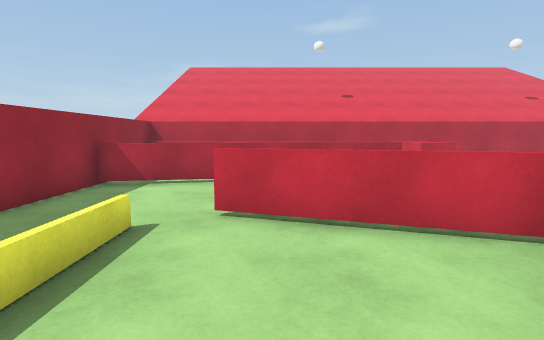
view 1 (above)

16 first-person views from a walk through a 3-D level made in the Unity game engine. The camera is 1.3 m above the floor, tilts 6° down and sees 80° across. The floor is counted in squares, 1 m on a side. Each view is taken from the middle of a square. On the plan, view 1 faces up. The plan holds only what a view shows up to about 14 squares ahead; the rest is blank. The place goes on beyond the plan. The player is left out. Surface patterns are stand-ins for the level's own textures.

view 2
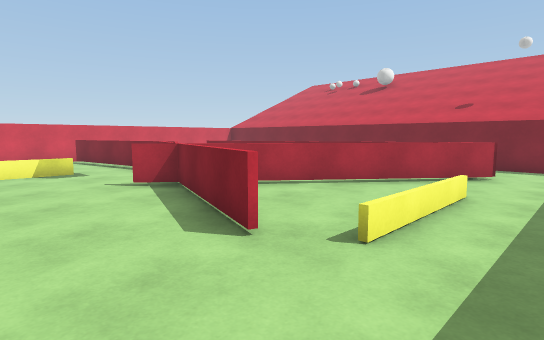

view 3
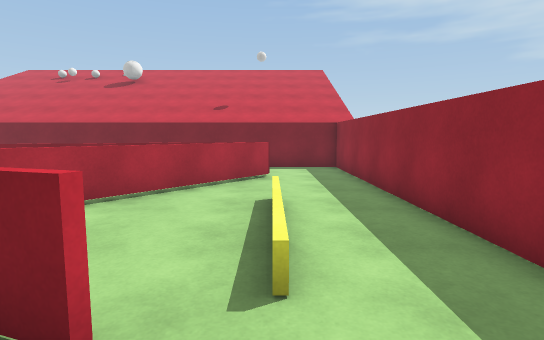

view 4
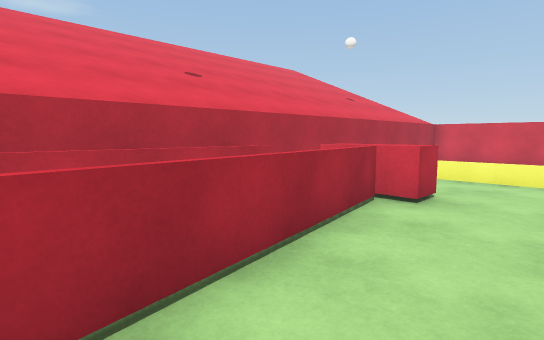

view 5
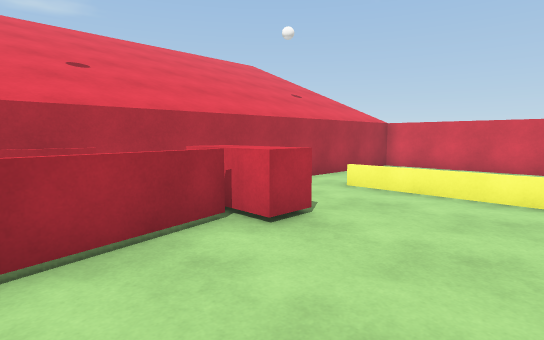

view 6
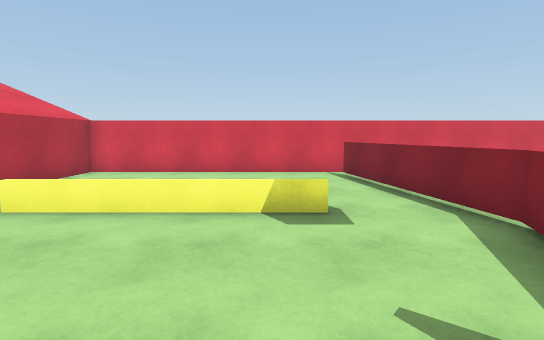

view 7
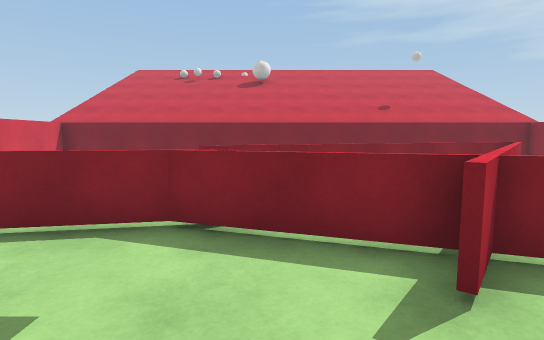

view 8
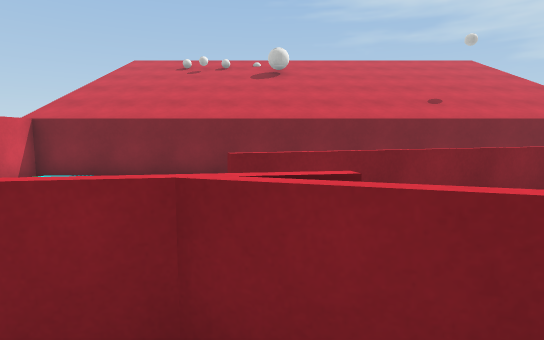

view 9
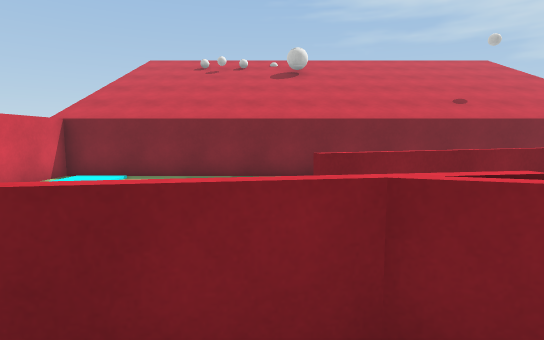

view 10
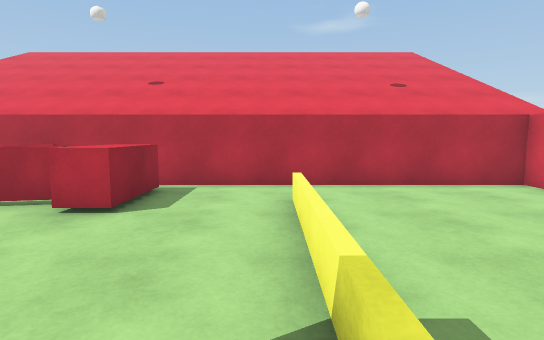

view 11
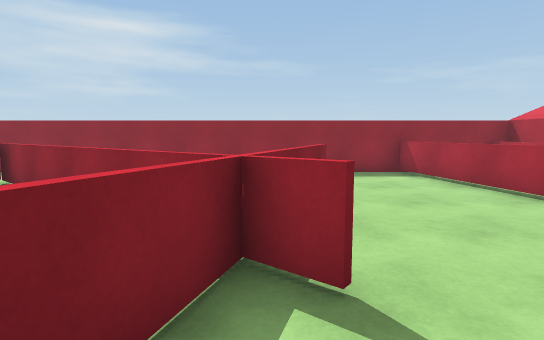

view 12
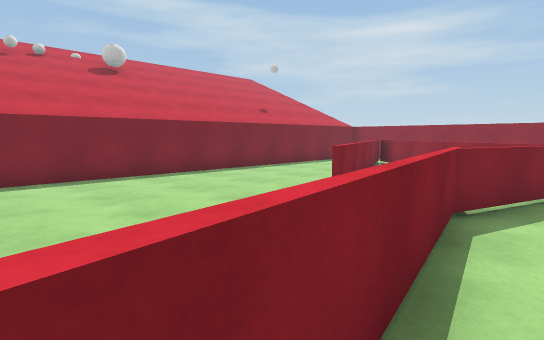

view 13
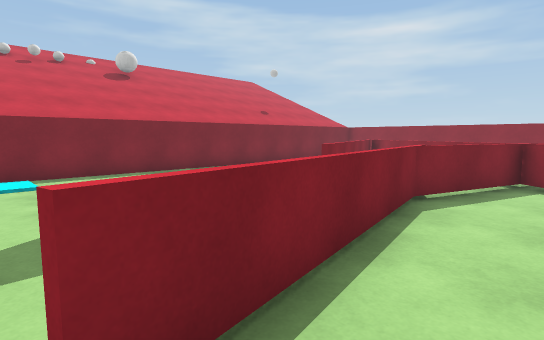

view 14
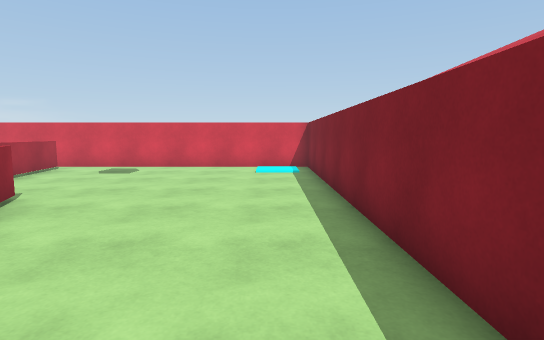

view 15
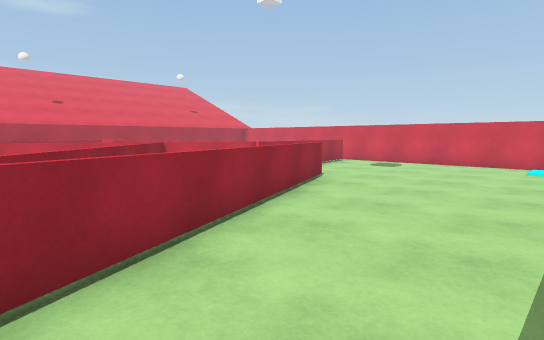

view 16
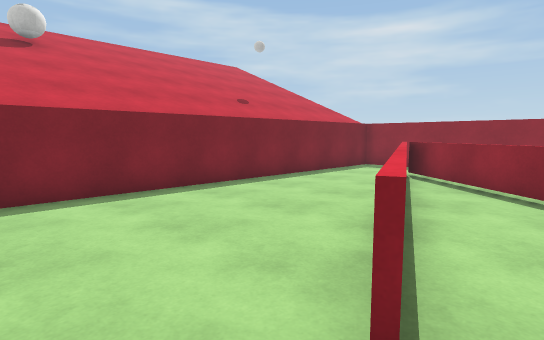

### Floor plan
Ten units are one square. View 1 is at (0, 0); x grows to the right and y downward. Boxes are objects, and circles mark ways between rooms. Rooms are numbered by the first view taken in them; rooms with no view inside come last. Other rooms are left out.
<svg viewBox="-52 -130 204 200">
<path fill="none" stroke="#000" d="M36 -36 -10 -52M39 -37 75 -25 87 -27M-10 -54 37 -38M41 -101 -45 -86M65 -23 72 -24M28 -118 -4 -118M-47 -90 -47 35M85 -125 -5 -125M-20 34 36 -36 45 -47M-19 35 9 24M84 -50 84 -106M147 -30 147 -125 85 -125M87 -27 138 -36M75 -2 -9 33M-4 16 -19 35M138 -35 65 -22M-47 35 -47 65 147 65 147 -30M68 -26 36 -36M46 -46 -4 16M9 24 75 -4"/>
<rect x="35" y="-125" width="20" height="40" fill="#bbb"><title>red block</title></rect>
<circle cx="90" cy="-115" r="3" fill="#2a7"/>
<circle cx="90" cy="-40" r="3" fill="#2a7"/>
<circle cx="-35" cy="40" r="3" fill="#2a7"/>
<circle cx="70" cy="-10" r="3" fill="#2a7"/>
<text x="20" y="-60">1</text>
<text x="120" y="-80">2</text>
<text x="70" y="30">3</text>
<text x="40" y="-10">4</text>
</svg>
Room 1 opens to room 2. Room 1 opens to room 3. Room 3 opens to room 4.

Where each view was taken, in squares from view 1:
view 1: 0 up, 0 right, facing up
view 2: 8 up, 4 left, facing down-right
view 3: 7 up, 2 left, facing down
view 4: 7 up, 2 left, facing up-right
view 5: 6 up, 1 right, facing up-right
view 6: 6 up, 3 right, facing right
view 7: 7 up, 6 right, facing down
view 8: 4 up, 7 right, facing down
view 9: 4 up, 8 right, facing down
view 10: 4 up, 8 right, facing up
view 11: 4 up, 7 right, facing left
view 12: 4 up, 13 right, facing down-left
view 13: 5 up, 14 right, facing down-left
view 14: 5 down, 1 right, facing right
view 15: 6 down, 1 left, facing up-right
view 16: 1 up, 9 right, facing down-left
